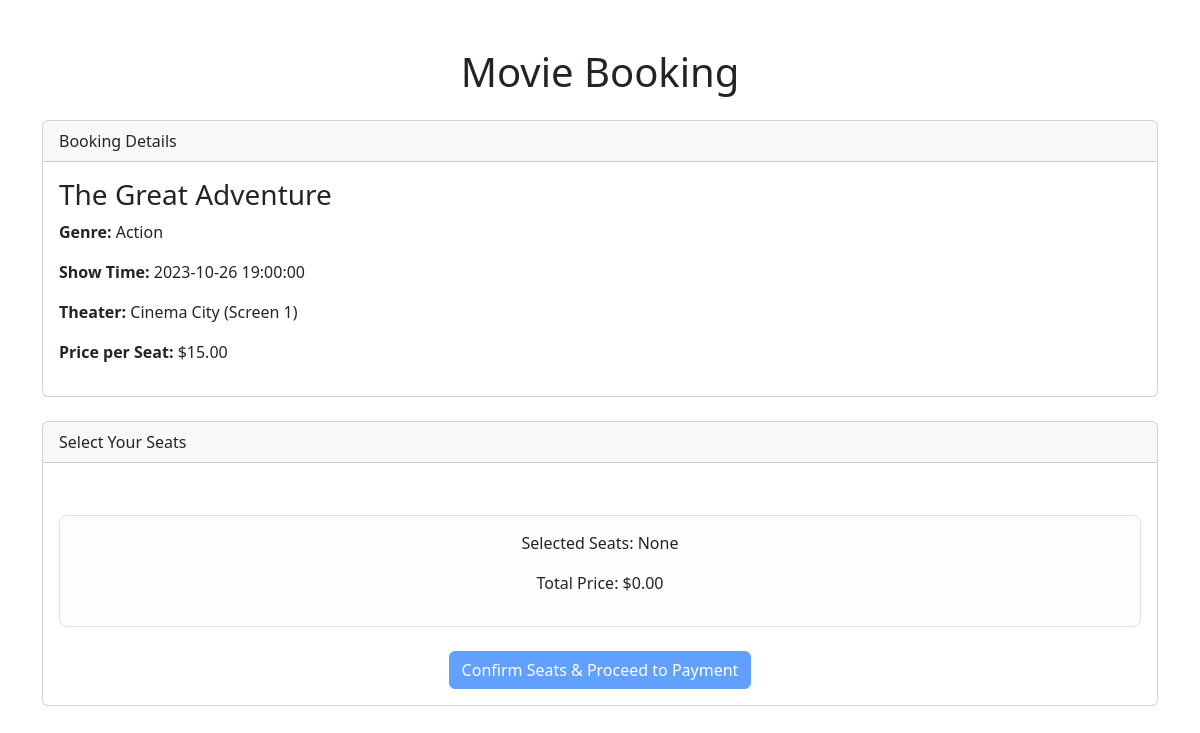
Screenshot of /booking_flow.php?show_id=2 with the database file from the repository.
### tables this page shows
CREATE TABLE `movies` (
  `movie_id` int(11) NOT NULL,
  `title` varchar(255) NOT NULL,
  `genre` varchar(100) DEFAULT NULL,
  `director` varchar(100) DEFAULT NULL,
  `release_date` date DEFAULT NULL,
  `duration_minutes` int(11) DEFAULT NULL,
  `description` text DEFAULT NULL,
  `rating` decimal(3,1) DEFAULT NULL,
  `poster_path` varchar(255) DEFAULT NULL,
  `language` varchar(50) DEFAULT NULL,
  `cast` text DEFAULT NULL,
  `trailer_link` varchar(255) DEFAULT NULL,
  `age_rating` varchar(10) DEFAULT NULL
);

CREATE TABLE `shows` (
  `show_id` int(11) NOT NULL,
  `screen_id` int(11) NOT NULL,
  `movie_id` int(11) NOT NULL,
  `start_time` datetime NOT NULL,
  `end_time` datetime NOT NULL,
  `price` decimal(10,2) NOT NULL
);

CREATE TABLE `theaters` (
  `theater_id` int(11) NOT NULL,
  `name` varchar(100) NOT NULL,
  `location` varchar(255) DEFAULT NULL,
  `capacity` int(11) DEFAULT NULL
);

CREATE TABLE `screens` (
  `screen_id` int(11) NOT NULL,
  `theater_id` int(11) NOT NULL,
  `screen_number` int(11) NOT NULL,
  `capacity` int(11) NOT NULL
);

### booking_flow.php (the view, shortened to what this page needs)
<?php
try {
    $conn = new mysqli(DB_HOST, DB_USER, DB_PASS, DB_NAME);
} catch (Exception $e) {
    die("Database connection error: " . $e->getMessage());
}
$show_id = isset($_GET['show_id']) ? intval($_GET['show_id']) : 0;
$movie_details = null;
$show_details = null;
if ($show_id > 0) {
    $movie_sql = "SELECT m.* FROM movies m JOIN shows s ON m.movie_id = s.movie_id WHERE s.show_id = ?";
    $stmt_movie = $conn->prepare($movie_sql);
    $stmt_movie->bind_param("i", $show_id);
    $stmt_movie->execute();
    $result_movie = $stmt_movie->get_result();
    $movie_details = $result_movie->fetch_assoc();
    $show_sql = "SELECT s.*, sc.screen_number, t.name as theater_name
                 FROM shows s
                 JOIN screens sc ON s.screen_id = sc.screen_id
                 JOIN theaters t ON sc.theater_id = t.theater_id
                 WHERE s.show_id = ?";
    $stmt_show = $conn->prepare($show_sql);
    $stmt_show->bind_param("i", $show_id);
    $stmt_show->execute();
    $result_show = $stmt_show->get_result();
    $show_details = $result_show->fetch_assoc();
}
?>
<!DOCTYPE html>
<html lang="en">
<head>
    <link href="https://cdn.jsdelivr.net/npm/bootstrap@5.3.0/dist/css/bootstrap.min.css" rel="stylesheet">
</head>
<body>
    <div class="container mt-5">
        <h1 class="mb-4 text-center">Movie Booking</h1>
        <?php if ($show_id > 0 && $movie_details && $show_details): ?>
            <?php if (!isset($_GET['action']) || $_GET['action'] == 'select_seats'):  ?>
                <div class="card mb-4">
                    <div class="card-header">
                        Booking Details
                    </div>
                    <div class="card-body">
                        <h3><?php echo htmlspecialchars($movie_details['title']); ?></h3>
                        <p><strong>Genre:</strong> <?php echo htmlspecialchars($movie_details['genre']); ?></p>
                        <p><strong>Show Time:</strong> <?php echo htmlspecialchars($show_details['start_time']); ?></p>
                        <p><strong>Theater:</strong> <?php echo htmlspecialchars($show_details['theater_name']); ?> (Screen <?php echo htmlspecialchars($show_details['screen_number']); ?>)</p>
                        <p><strong>Price per Seat:</strong> $<?php echo htmlspecialchars($show_details['price']); ?></p>
                    </div>
                </div>
                <div class="card mb-4">
                    <div class="card-header">
                        Select Your Seats
                    </div>
                    <div class="card-body">
                        <form action="booking_flow.php?show_id=<?php echo $show_id; ?>" method="POST" id="seat-selection-form">
                            <div class="seat-info text-center mt-3">
                                <p>Selected Seats: <span id="selected-seats-display">None</span></p>
                                <p>Total Price: $<span id="total-price-display">0.00</span></p>
                            </div>
                            <div class="text-center mt-4">
                                <button type="submit" class="btn btn-primary" id="confirm-seats-btn" disabled>Confirm Seats & Proceed to Payment</button>
                            </div>
                        </form>
                    </div>
                </div>
            <?php endif; ?>
        <?php endif; ?>
    </div>
</body>
</html>

### booking_flow.php (style rules this page uses)
.seat-info { margin-top: 20px; padding: 15px; border: 1px solid #e0e0e0; border-radius: 8px; background-color: #fdfdfd; }

### rows the page displays
movies: title "The Great Adventure", genre "Action"
shows: start_time "2023-10-26 19:00:00", theaters.name "Cinema City", screen.screen_number "1", price "15.00"
